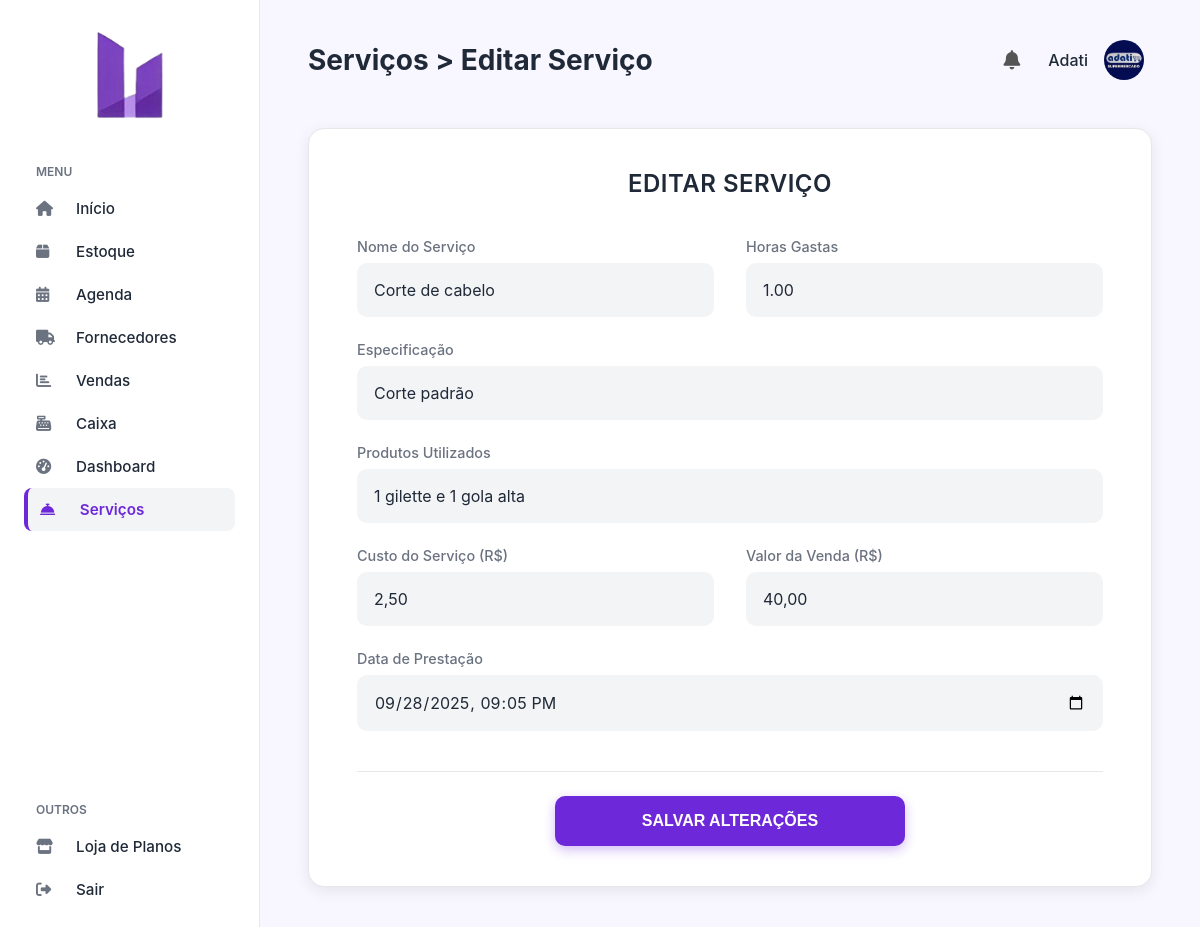
/servico_formulario.php?id=5 (signed in), run on the app's committed database.
### tables this page shows
CREATE TABLE `servicos_prestados` (
  `id` int(11) NOT NULL,
  `usuario_id` int(11) NOT NULL,
  `nome_servico` varchar(255) NOT NULL,
  `especificacao` text DEFAULT NULL,
  `horas_gastas` decimal(10,2) DEFAULT NULL,
  `data_prestacao` datetime DEFAULT NULL,
  `gastos` decimal(10,2) DEFAULT NULL,
  `valor_venda` decimal(10,2) NOT NULL,
  `produtos_usados` text DEFAULT NULL,
  `status` varchar(20) NOT NULL DEFAULT 'ativo'
);

### servico_formulario.php (the view, shortened to what this page needs)
<?php
include_once('config.php');
$modo_edicao = false;
$servico = [];
if (isset($_GET['id'])) {
    $modo_edicao = true;
    $stmt = $pdo->prepare("SELECT * FROM servicos_prestados WHERE id = ? AND usuario_id = ?");
    $stmt->execute([$_GET['id'], $_SESSION['id']]);
    $servico = $stmt->fetch(PDO::FETCH_ASSOC);
}
?>
<!DOCTYPE html>
<html lang="pt-br">
<head>
    <link rel="stylesheet" href="css/sistema.css">
    <link rel="stylesheet" href="css/produto_formulario.css">
    <link rel="stylesheet" href="https://cdnjs.cloudflare.com/ajax/libs/font-awesome/6.4.0/css/all.min.css">
</head>
<body>
    <?php include 'sidebar.php'; ?>
    <main class="main-content">
        <?php include 'header.php'; ?>
        <div class="form-produto-container">
            <h3 class="form-produto-title"><?= $modo_edicao ? 'EDITAR SERVIÇO' : 'CADASTRE SEU SERVIÇO' ?></h3>
            <form action="processa_servico.php" method="POST">
                <div class="form-produto-grid">
                    <div class="form-produto-group">
                        <label>Nome do Serviço</label>
                        <input type="text" name="nome_servico" value="<?= htmlspecialchars($servico['nome_servico'] ?? '') ?>" required>
                    </div>
                    <div class="form-produto-group">
                        <label>Horas Gastas</label>
                        <input type="text" name="horas_gastas" placeholder="Ex: 1,5" value="<?= htmlspecialchars($servico['horas_gastas'] ?? '') ?>">
                    </div>
                    <div class="form-produto-group" style="grid-column: span 2;">
                        <label>Especificação</label>
                        <input type="text" name="especificacao" placeholder="Detalhes do serviço prestado..." value="<?= htmlspecialchars($servico['especificacao'] ?? '') ?>">
                    </div>
                    <div class="form-produto-group" style="grid-column: span 2;">
                        <label>Produtos Utilizados</label>
                        <input type="text" name="produtos_usados" value="<?= htmlspecialchars($servico['produtos_usados'] ?? '') ?>" placeholder="Ex: 1x Sucrilhos, 2x caixas de leite">
                    </div>
                    <div class="form-produto-group">
                        <label>Custo do Serviço (R$)</label>
                        <input type="text" name="gastos" placeholder="0,00" value="<?= isset($servico['gastos']) ? number_format($servico['gastos'], 2, ',', '.') : '' ?>">
                    </div>
                    <div class="form-produto-group">
                        <label>Valor da Venda (R$)</label>
                        <input type="text" name="valor_venda" placeholder="0,00" value="<?= isset($servico['valor_venda']) ? number_format($servico['valor_venda'], 2, ',', '.') : '' ?>" required>
                    </div>
                    <div class="form-produto-group" style="grid-column: span 2;">
                        <label>Data de Prestação</label>
                        <input type="datetime-local" name="data_prestacao" value="<?= isset($servico['data_prestacao']) ? date('Y-m-d\TH:i', strtotime($servico['data_prestacao'])) : date('Y-m-d\TH:i') ?>" required>
                    </div>
                </div>
                <div class="form-produto-actions">
                    <button type="submit" class="btn-produto-primary"><?= $modo_edicao ? 'SALVAR ALTERAÇÕES' : 'CADASTRAR AQUI' ?></button>
                </div>
            </form>
        </div>
    </main>
</body>
</html>

### css/sistema.css (style rules this page uses)
:root { --primary-bg: #F8F7FF; --sidebar-bg: #FFFFFF; --accent-color: #6D28D9; --accent-color-dark: #4C1D95; --text-color: #1F2937; --text-light: #6B7280; --border-color: #E5E7EB; --card-shadow: 0 4px 6px -1px rgb(0 0 0 / 0.1), 0 2px 4px -2px rgb(0 0 0 / 0.1); }
* { margin: 0; padding: 0; box-sizing: border-box; }
body { font-family: 'Inter', sans-serif; background-color: var(--primary-bg); color: var(--text-color); display: flex; height: 100vh; overflow: hidden; }
.main-content { flex-grow: 1; padding: 2rem 3rem; overflow-y: auto; }

### css/produto_formulario.css (style rules this page uses)
.form-produto-container { background: #FFFFFF; border-radius: 16px; box-shadow: 0 4px 15px rgba(0, 0, 0, 0.08); padding: 40px 48px; max-width: 950px; margin: 2.5rem auto; border: 1px solid #E5E7EB; }
.form-produto-title { color: #1F2937; font-size: 1.5rem; font-weight: 600; margin-bottom: 2.5rem; text-align: center; letter-spacing: 0.5px; text-transform: uppercase; }
.form-produto-grid { display: grid; grid-template-columns: 1fr 1fr; gap: 1.5rem 2rem; width: 100%; }
.form-produto-group { display: flex; flex-direction: column; }
.form-produto-group label { color: #6B7280; font-size: 0.9rem; font-weight: 500; margin-bottom: 8px; }
.form-produto-group input, .form-produto-group select { padding: 16px; border-radius: 10px; border: 1px solid transparent; background: #F3F4F6; font-size: 1rem; color: #1F2937; outline: none; transition: all 0.2s ease; font-family: 'Inter', sans-serif; }
.form-produto-actions { width: 100%; display: flex; justify-content: center; margin-top: 2.5rem; padding-top: 1.5rem; border-top: 1px solid #E5E7EB; }
.btn-produto-primary { background: #6D28D9; color: #fff; font-weight: 600; font-size: 1rem; border: none; border-radius: 10px; padding: 16px 0; width: 100%; max-width: 350px; box-shadow: 0 4px 12px rgba(109, 40, 217, 0.3); cursor: pointer; transition: all 0.2s ease; text-transform: uppercase; }

### data on the page
servicos_prestados: nome_servico "Corte de cabelo", horas_gastas "1.00", especificacao "Corte padrão", produtos_usados "1 gilette e 1 gola alta", gastos "2,50", valor_venda "40,00", data_prestacao "09/28/2025 21:05"

### other printed values
$titulo_header "Serviços > Editar Serviço"
$nome_exibicao "Adati"
